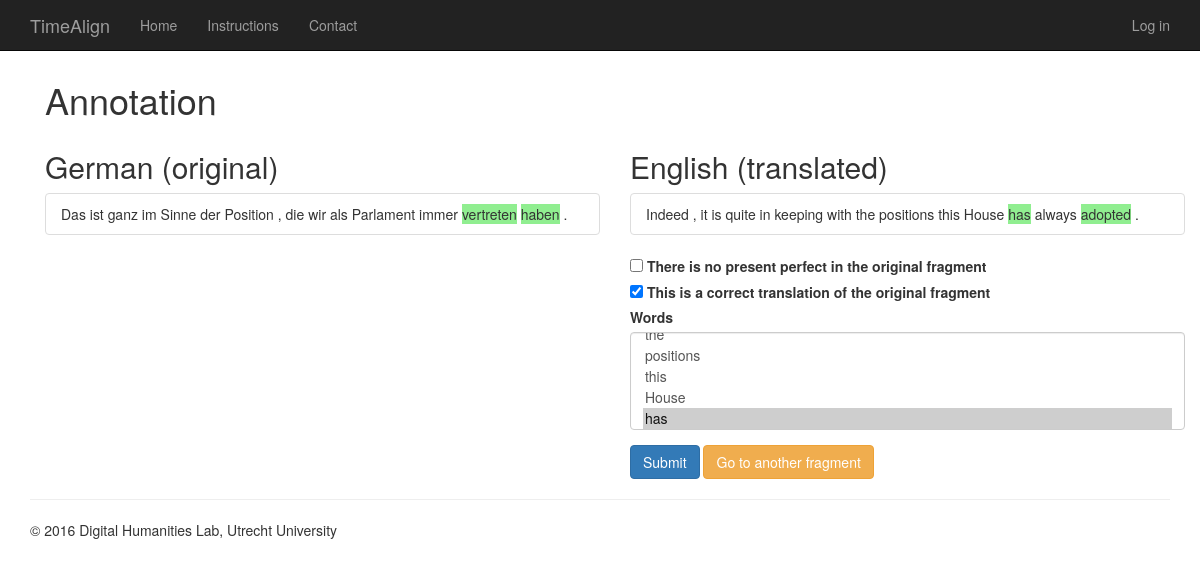
Page /edit/2/ on the committed database.
### annotations/models.py (models this page shows, shortened)
class Fragment(models.Model):
    GERMAN = 'de'
    ENGLISH = 'en'
    SPANISH = 'es'
    FRENCH = 'fr'
    DUTCH = 'nl'
    LANGUAGES = (
        (GERMAN, 'German'),
        (ENGLISH, 'English'),
        (SPANISH, 'Spanish'),
        (FRENCH, 'French'),
        (DUTCH, 'Dutch'),
    )
    language = models.CharField(max_length=2, choices=LANGUAGES)
    speaker_language = models.CharField(max_length=2, choices=LANGUAGES)
    document = models.ForeignKey(Document)

class Word(models.Model):
    xml_id = models.CharField(max_length=20)
    word = models.CharField(max_length=200)
    pos = models.CharField(max_length=10)
    lemma = models.CharField(max_length=200, null=True)
    is_target = models.BooleanField(default=False)
    sentence = models.ForeignKey(Sentence)
    def __unicode__(self):
        return self.word

class Annotation(models.Model):
    alignment = models.ForeignKey(Alignment)
    is_no_target = models.BooleanField('There is no present perfect in the original fragment', default=False)
    is_translation = models.BooleanField('This is a correct translation of the original fragment', default=True)
    words = models.ManyToManyField(Word, blank=True)
    annotated_by = models.ForeignKey(settings.AUTH_USER_MODEL)
    annotated_at = models.DateTimeField(auto_now=True)
    class Meta:
        unique_together = ('alignment', 'annotated_by', )

### annotations/views.py (the view, shortened to what this page needs)
# urls.py: url(r'^edit/(?P<pk>\d+)/$', AnnotationUpdate.as_view(), name='edit'),
class AnnotationUpdate(AnnotationMixin, SuccessMessageMixin, generic.UpdateView):
    success_message = 'Annotation edited successfully'
    def get_context_data(self, **kwargs):
        context = super(AnnotationUpdate, self).get_context_data(**kwargs)
        context['annotated_words'] = self.object.words.all()
        return context
    def get_alignment(self):
        return self.object.alignment

### annotations/forms.py (shortened to what this page needs)
class AnnotationForm(forms.ModelForm):
    class Meta:
        model = Annotation
        fields = [
            'is_no_target', 'is_translation', 'words',
        ]
    def __init__(self, *args, **kwargs):
        self.alignment = kwargs.pop('alignment', None)
        translated_sentences = self.alignment.translated_fragment.sentence_set.all()
        super(AnnotationForm, self).__init__(*args, **kwargs)
        self.fields['words'].queryset = Word.objects.filter(sentence__in=translated_sentences)

### annotations/views.py (called while the page is built)
    def get_form_kwargs(self):
        kwargs = super(AnnotationMixin, self).get_form_kwargs()
        kwargs['alignment'] = self.get_alignment()
        return kwargs

    def get_context_data(self, **kwargs):
        context = super(AnnotationMixin, self).get_context_data(**kwargs)
        context['alignment'] = self.get_alignment()
        return context

### annotations/templates/annotations/annotation_form.html (shortened to what this page needs)
{% extends "annotations/base.html" %}
{% load bootstrap3 %}
{% block content %}
{% with f1=alignment.original_fragment f2=alignment.translated_fragment %}
<div class="container">
    <h1>Annotation</h1>
    <div class="row">
        <div class="col-md-6">
            <h2>{{ f1.get_language_display }} (original)</h2>
        </div>
        <div class="col-md-6">
            <h2>{{ f2.get_language_display }} (translated)</h2>
        </div>
    </div>
    <div class="row alignment">
        <div class="col-md-6">
            {% include "annotations/_sentences.html" with sentences=f1.sentence_set.all %}
        </div>
        <div class="col-md-6 translated">
            {% include "annotations/_sentences.html" with sentences=f2.sentence_set.all %}
        </div>
    </div>
    <div class="row">
        <div class="col-md-6"></div>
        <div class="col-md-6">
            <form action="" method="post" class="form">{% csrf_token %}
                {% bootstrap_form form %}
                <button type="submit" class="btn btn-primary">
                    {% bootstrap_icon "ok" %} Submit
                </button>
                <a href="{% url 'annotations:choose' f1.language f2.language %}" role="button" class="btn btn-warning">
                    {% bootstrap_icon "arrow-right" %} Go to another fragment
                </a>
            </form>
        </div>
    </div>
</div>
{% endwith %}
{% endblock %}

### annotations/templates/annotations/_sentences.html (shortened to what this page needs)
<ul class="list-group">
    {% for sentence in sentences %}
    <li class="list-group-item" id="{{ sentence.xml_id }}">
        {% for word in sentence.word_set.all %}
        <span id="{{ word.id }}" {% if word.is_target or word in annotated_words %}class="selected"{% endif %}>{{ word.word }}</span>
        {% endfor %}
    </li>
    {% endfor %}
</ul>

### annotations/templates/annotations/annotation_form.html (style rules this page uses)
.selected { background-color: lightgreen; }

### rows in the picture
Fragment: language "German"
Fragment: language "English"
Word: word "Das"
Word: word "ist"
Word: word "ganz"
Word: word "im"
Word: word "Sinne"
Word: word "der"
Word: word "Position"
Word: word ","
Word: word "die"
Word: word "wir"
Word: word "als"
Word: word "Parlament"
Word: word "immer"
Word: word "vertreten"
Word: word "haben"
Word: word "."
Word: word "Indeed"
Word: word ","
Word: word "it"
Word: word "is"
Word: word "quite"
Word: word "in"
Word: word "keeping"
Word: word "with"
Word: word "the"
Word: word "positions"
Word: word "this"
Word: word "House"
Word: word "has"
Word: word "always"
Word: word "adopted"
Word: word "."
Annotation: is_translation "☑"
